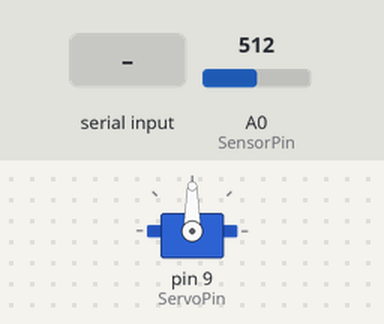
Bench run of a sketch on a simulated Arduino Uno, built with avr-gcc and run on an emulated ATmega328P. On the bench: servo. The test bench sets the inputs (shaded band); at power-on: A0 (SensorPin) = 512.

Above: at 1.2 s.
1.3 s: "spin\n" received over Serial
At 2.1 s:
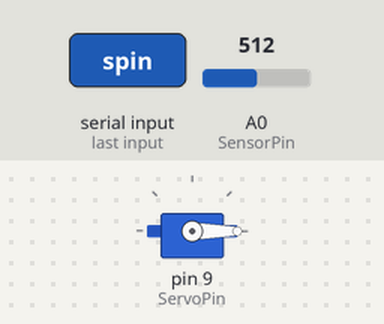
2.8 s: "spin 45\n" received over Serial
At 3.4 s:
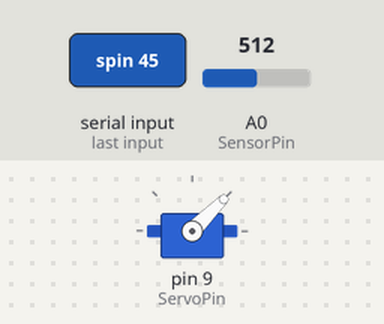
4.3 s: "stop\n" received over Serial
At 5.5 s:
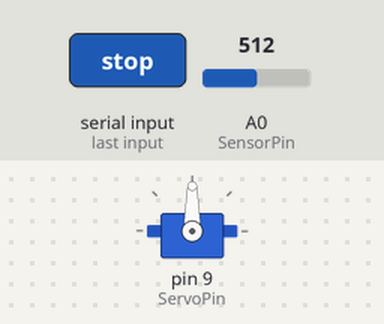
5.8 s: "spin90\n" received over Serial
At 6.8 s:
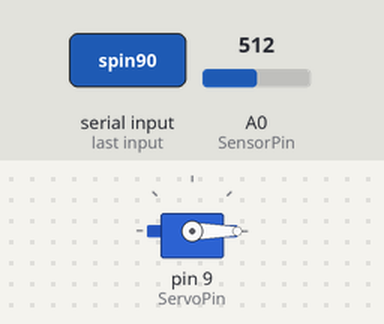
Timing chart, 0 to 8.3 s (numbered marks = the images above; inputs shaded):
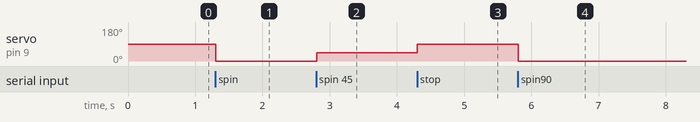

The sketch:

serv_control_without_prints.ino
```cpp
#include <Servo.h>

Servo myservo;

#define SensorPin A0
#define MasterPin 3
#define ServoPin 9

String cmd;
String instring;
int inint;
int sensorvalue=0;
int pr=0;
int threshold=30;

int start_spin = 0;
int wait_to_end = 1;
int wait_for_cmd = 2;
int flag=0;
int counter_flag=0;
int prev_read = 0;
int feeding_cells=0;

String getValue(String data, char separator, int index)
{
    int found = 0;
    int strIndex[] = { 0, -1 };
    int maxIndex = data.length() - 1;

    for (int i = 0; i <= maxIndex && found <= index; i++) {
        if (data.charAt(i) == separator || i == maxIndex) {
            found++;
            strIndex[0] = strIndex[1] + 1;
            strIndex[1] = (i == maxIndex) ? i+1 : i;
        }
    }
    return found > index ? data.substring(strIndex[0], strIndex[1]) : "";
}


void setup() {
  Serial.begin(9600); // debuggig, instead of master interrupt

  myservo.attach(ServoPin);
  myservo.write(90); //set the servo to no movement

  //pinMode(SensorPin, INPUT_PULLUP);
  //pinMode(MasterPin, INPUT_PULLUP);
  //attachInterrupt(digitalPinToInterrupt(MasterPin),start_servo,RISING);
  //attachInterrupt(digitalPinToInterrupt(SensorPin),stop_servo,RISING);
}

void loop() {
  sensorvalue=analogRead(SensorPin);
  if(Serial.available())
  {
    cmd = Serial.readStringUntil('\n');
    if (cmd.startsWith("spin"))
    {
      instring = getValue(cmd, ' ', 1);
      inint=instring.toInt();
      myservo.write(inint);
    }
    else if (cmd.equals("stop"))
    {
      stop_servo();
    }
    else if (cmd.startsWith("sens"))
    {
      instring = getValue(cmd, ' ', 1);
      inint=instring.toInt();
      threshold = inint;
    }
    else if (cmd.startsWith("res"))
    {
      prev_read = 0;
      counter_flag = 0;
      feeding_cells = 0;
    }
  }
  if (prev_read>sensorvalue+100)
  {
    flag=1;
  }
  if (sensorvalue<threshold && flag == 1)
  {
    if(feeding_cells>=19)
    {
      counter_flag=+1;
      if(counter_flag==2)
      {
        counter_flag=0;
        stop_servo();
      }
      flag =0;
    }
    else
    {
    stop_servo();
    flag=0;
    counter_flag=0;
    }
  }
  if (pr%3000==0)
  {
    delay(2);
  }
  prev_read = sensorvalue;
}

void stop_servo()
{
  myservo.write(90);
}


void start_servo()
{
  myservo.write(90);
}
```

Measured:
- after the input at 1.3 s, servo on pin 9 (ServoPin): 90° → 0° at once
- after the input at 2.8 s, servo on pin 9 (ServoPin): 0° → 45° at once
- after the input at 4.3 s, servo on pin 9 (ServoPin): 45° → 90° at once
- after the input at 5.8 s, servo on pin 9 (ServoPin): 90° → 0° at once
